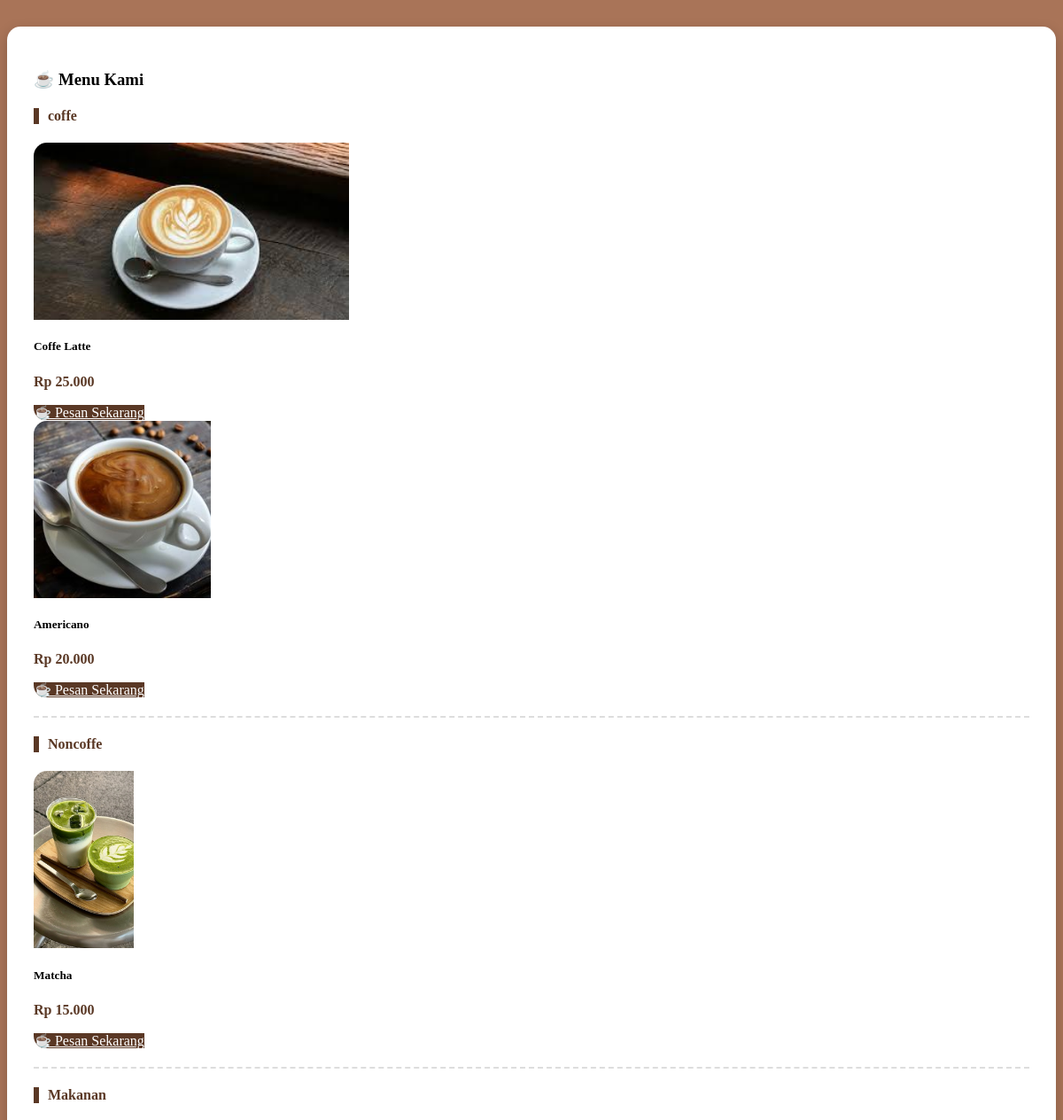
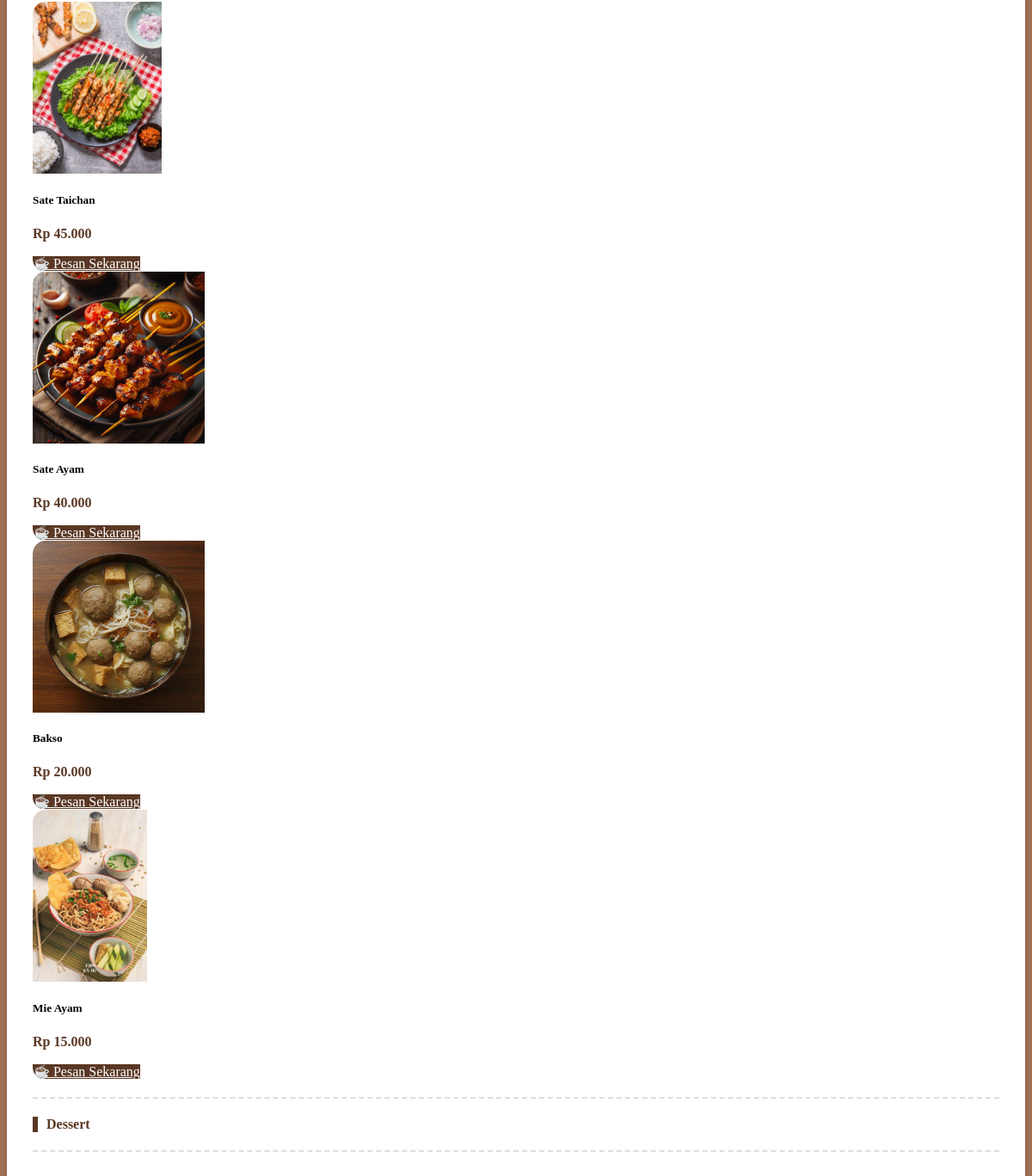
/produk.php, run on the app's committed database (2 pictures, top to bottom).
### tables this page shows
CREATE TABLE `kategori` (
  `id_kategori` int(11) NOT NULL,
  `nama_kategori` varchar(100) DEFAULT NULL
);

CREATE TABLE `produk` (
  `id_produk` int(11) NOT NULL,
  `id_kategori` int(11) NOT NULL,
  `nama_produk` varchar(100) DEFAULT NULL,
  `harga` int(11) DEFAULT NULL,
  `gambar` varchar(255) DEFAULT NULL
);

### produk.php (the view, shortened to what this page needs)
<?php
$kategori = mysqli_query($conn, "SELECT * FROM kategori");
?>
<div class="container">
<div class="container-box">
<h3 class="mb-4 text-center">☕ Menu Kami</h3>
<?php while($k = mysqli_fetch_assoc($kategori)){ ?>
    <h4 class="judul-kategori mt-4 mb-3">
        <?= $k['nama_kategori']; ?>
    </h4>
    <div class="row">
    <?php
    $produk = mysqli_query($conn, "
        SELECT * FROM produk
        WHERE id_kategori = '".$k['id_kategori']."'
    ");
    while($p = mysqli_fetch_assoc($produk)){
    ?>
        <div class="col-md-3 mb-4">
            <div class="card h-100">
                <img src="gambar/<?= $p['gambar']; ?>">
                <div class="card-body text-center">
                    <h5><?= $p['nama_produk']; ?></h5>
                    <p class="harga">
                        Rp <?= number_format($p['harga'],0,',','.'); ?>
                    </p>
                    <a href="login.php" class="btn btn-custom btn-sm w-100">
                        ☕ Pesan Sekarang
                    </a>
                </div>
            </div>
        </div>
    <?php } ?>
    </div>
    <div class="garis"></div>
<?php } ?>
</div>
</div>

### produk.php (style rules this page uses)
.container-box { background:white; padding:30px; margin-top:30px; border-radius:15px; box-shadow:0 5px 15px rgba(0,0,0,0.2); }
.judul-kategori { font-weight:600; color:#5a3825; border-left:6px solid #5a3825; padding-left:10px; }
.card { border:none; border-radius:15px; overflow:hidden; transition:0.3s; }
.card img { height:200px; object-fit:cover; }
.harga { color:#5a3825; font-weight:bold; }
.btn-custom { background:#5a3825; color:white; border:none; }
.garis { border-bottom:2px dashed #ddd; margin:20px 0; }

### data on the page
kategori: nama_kategori "coffe"
produk: gambar (picture), nama_produk "Coffe Latte", harga "25.000"
produk: gambar (picture), nama_produk "Americano", harga "20.000"
kategori: nama_kategori "Noncoffe"
produk: gambar (picture), nama_produk "Matcha", harga "15.000"
kategori: nama_kategori "Makanan"
produk: gambar (picture), nama_produk "Sate Taichan", harga "45.000"
produk: gambar (picture), nama_produk "Sate Ayam", harga "40.000"
produk: gambar (picture), nama_produk "Bakso", harga "20.000"
produk: gambar (picture), nama_produk "Mie Ayam", harga "15.000"
kategori: nama_kategori "Dessert"
